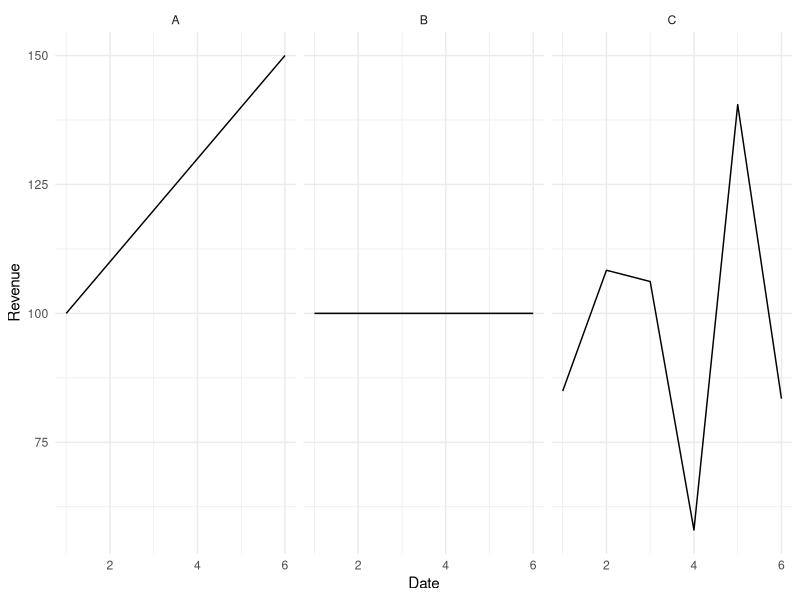

R code for this plot:
## ---- chunk 1
library(ggplot2)
library(forecast)
library(magrittr)
set.seed = 1
## ---- chunk 2
A <- c(100,110,120,130,140,150) %>% data.frame(Date = zoo::index(.), 
                                               Revenue = ., 
                                               Company = "A")

B <- c(100,100,100,100,100,100) %>% data.frame(Date = zoo::index(.), 
                                               Revenue = ., 
                                               Company = "B")

C <- runif(6, min = 50, max = 150) %>% data.frame(Date = zoo::index(.), 
                                                  Revenue = ., 
                                                  Company = "C")

company <- rbind(A, B, C)
## ---- chunk 3
ggplot(company, aes(x = Date, y = Revenue)) +
        geom_line() +
        facet_grid(. ~ Company) +
        theme_minimal()
